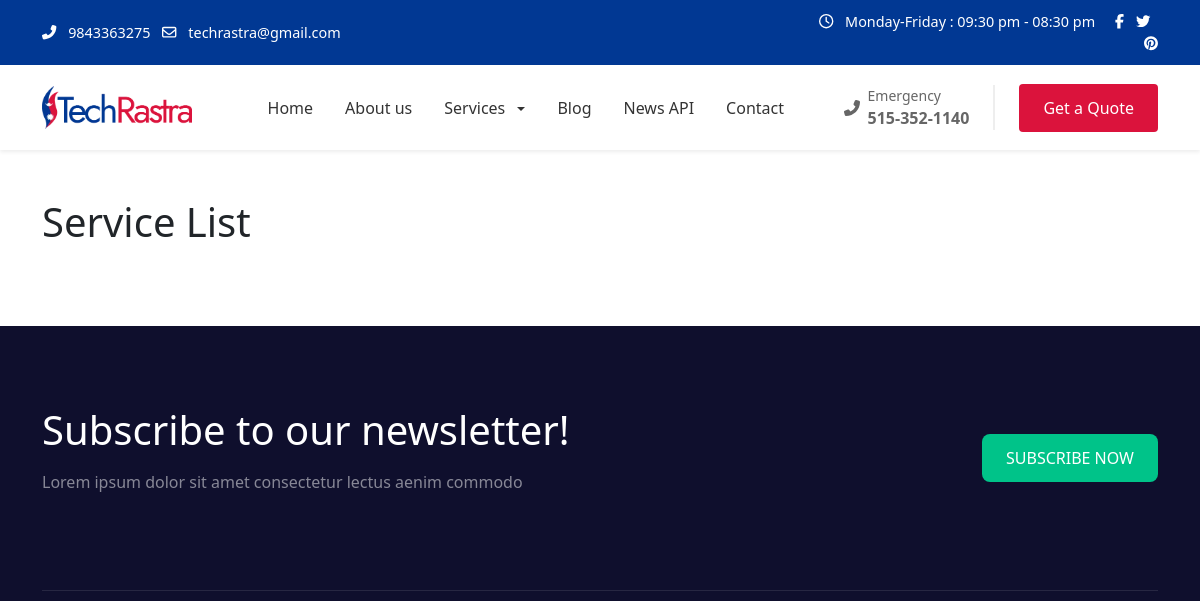
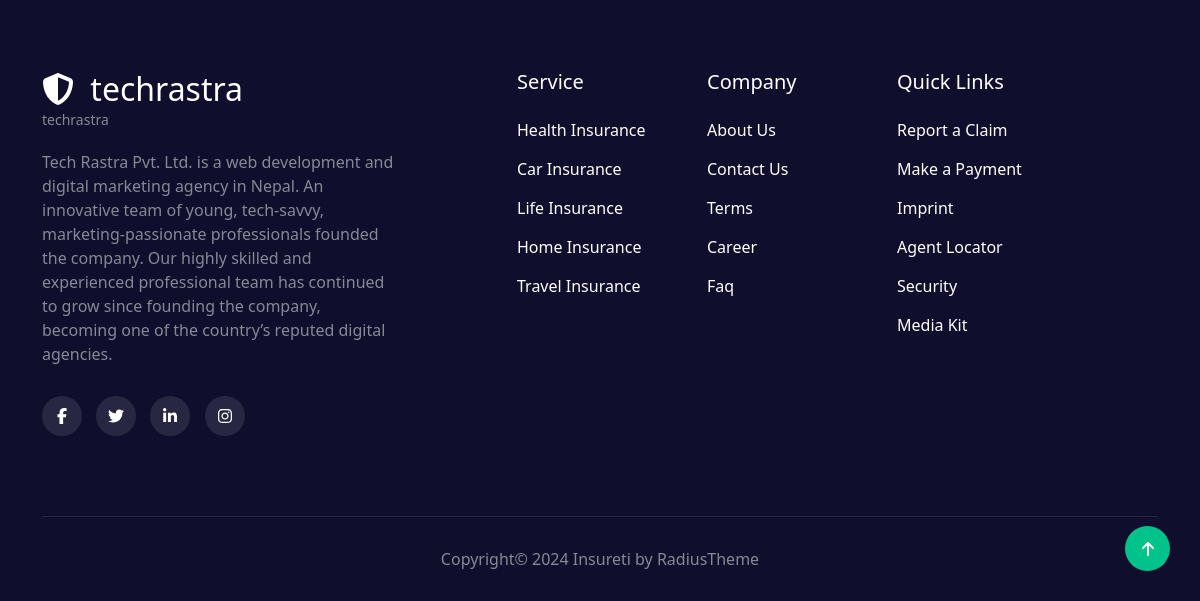
Page /service on the earlier database version (2 pictures, top to bottom).
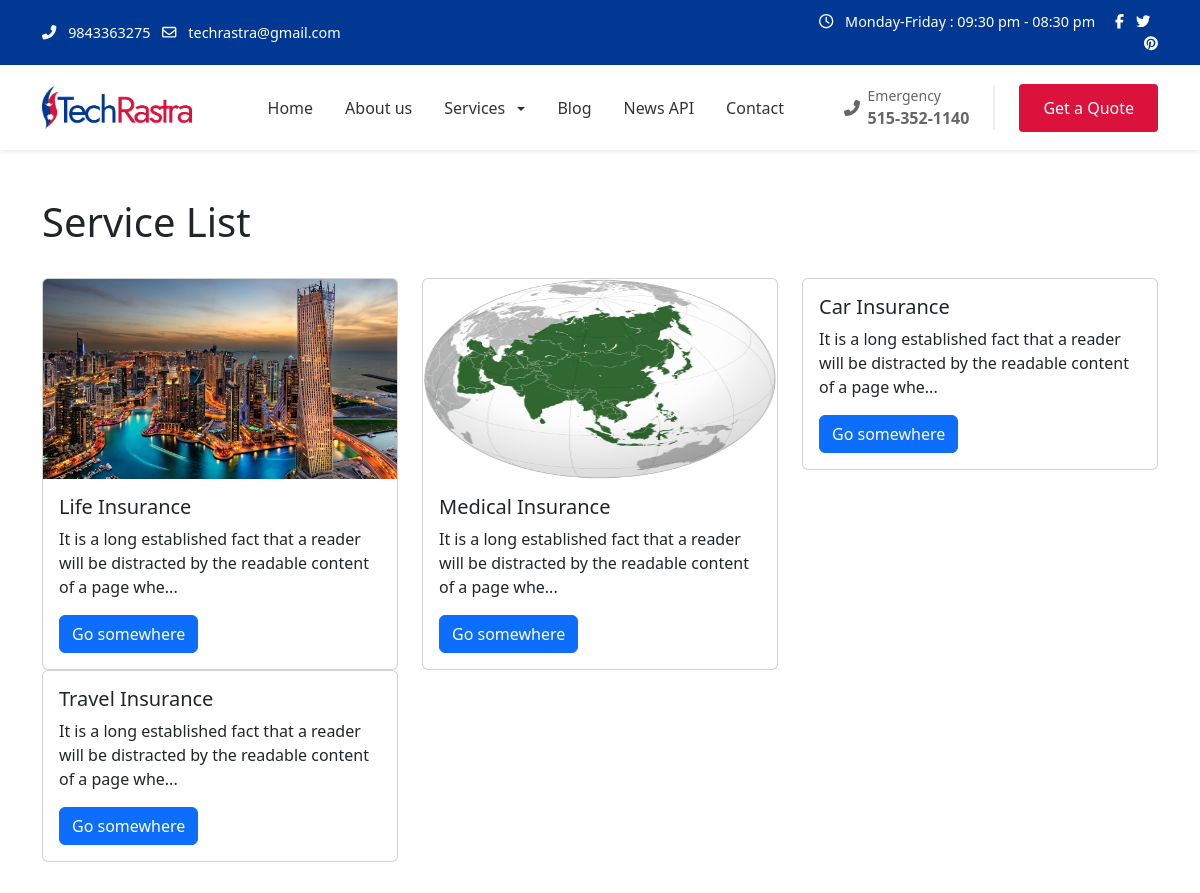
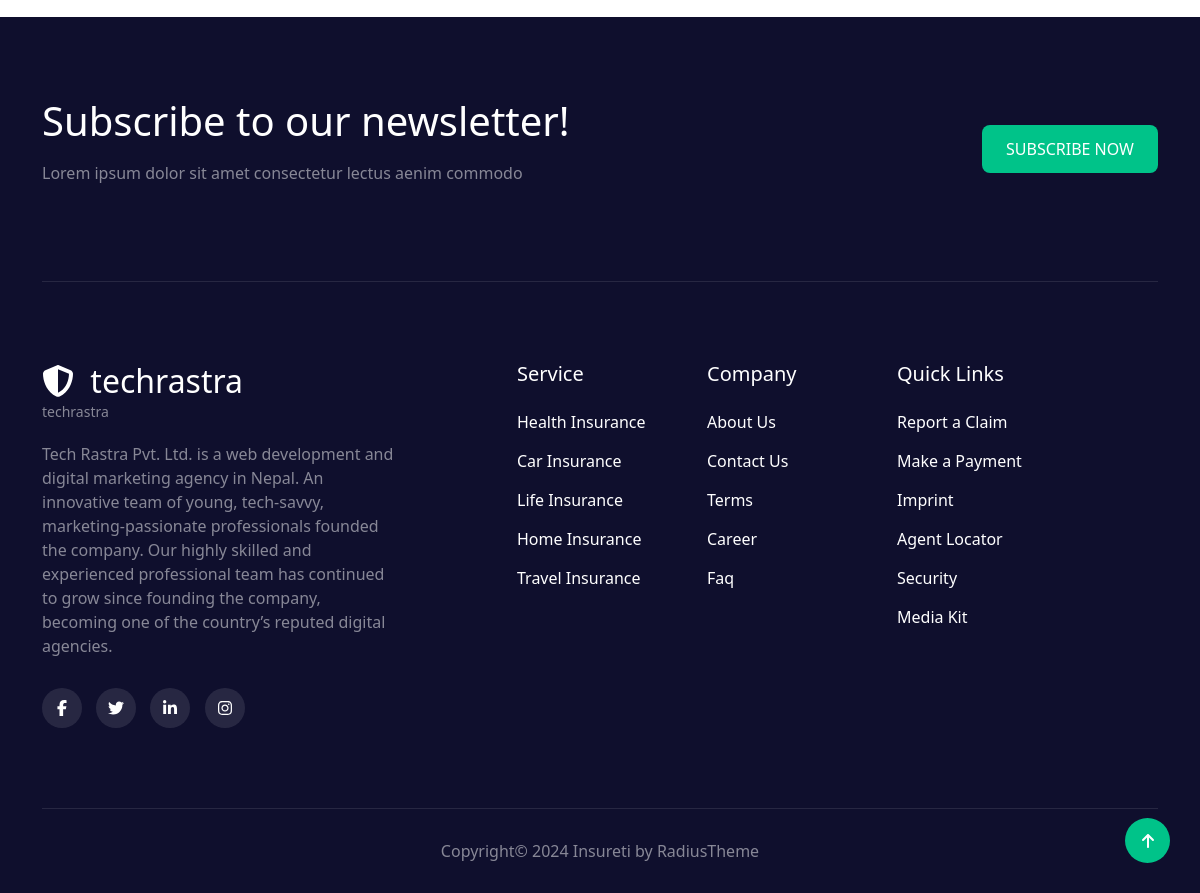
Same page on the later database version (2 pictures, top to bottom).
### website/models.py (models this page shows, shortened)
class Setting(models.Model):
    name = models.CharField(max_length=100)
    slug = models.SlugField(max_length=100, unique=True)
    email = models.EmailField(blank=True, null=True)
    phone = models.CharField(max_length=100, blank=True, null=True)
    address = models.CharField(max_length=100, blank=True, null=True)
    description = models.TextField(blank=True, null=True)
    logo = models.ImageField(upload_to='logo/', blank=True, null=True)
    favicon = models.ImageField(upload_to='favicon/', blank=True, null=True)
    meta_title = models.CharField(max_length=100, blank=True, null=True)
    meta_description = models.TextField(blank=True, null=True)
    meta_keyword = models.TextField(blank=True, null=True)

class Service(models.Model):
    title = models.CharField(max_length=100)
    slug = models.SlugField(max_length=100, unique=True)
    sub_title = models.CharField(max_length=100, blank=True, null=True)
    image = models.ImageField(upload_to='page/', blank=True, null=True)
    summary = models.TextField(blank=True, null=True)
    description = RichTextField(blank=True, null=True)
    meta_title = models.CharField(max_length=100, blank=True, null=True)
    meta_description = models.TextField(blank=True, null=True)
    meta_keyword = models.TextField(blank=True, null=True)
    @property
    def get_limit_summary(self):
        return self.summary[:100] + '...'

### website/views.py (the view)
# urls.py: path('service', views.service_views, name='service'),
def service_views(request):
    data={
            'serviceData': Service.objects.all(),
    }
    return render(request, 'service.html',data)

### website/general.py (called while the page is built)
def global_data(request):
    data={
            'settingData': Setting.objects.first(),
            'menuServiceData': Service.objects.all(),
    }
    return data

### website/templates/service.html
{% extends 'layouts/master.html' %}
{% block content %}
    <div class="container py-5">
        <div class="row">
            <div class="col-md-12 mb-4">
               <h1>Service List</h1>
            </div>
        </div>
        <div class="row">
            {% for service in serviceData %}
            <div class="col-md-4">
                <div class="card">
                    {% if service.image %}
                    <img src="{{service.image.url}}" style="height: 200px;"
                    class="card-img-top" alt="{{service.title}}">
                    {% endif %}
                    <div class="card-body">
                      <h5 class="card-title">
                        {{ service.title }}
                      </h5>
                      <p class="card-text">
                        {{ service.get_limit_summary }}
                      </p>
                      <a href="{% url 'service-details' service.slug %}" class="btn btn-primary">Go somewhere</a>
                    </div>
                  </div>
            </div>
            {% endfor %}
        </div>
    </div>
{% endblock %}

### website/templates/layouts/master.html (shortened to what this page needs)
<!DOCTYPE html>
{% load static %}
<html lang="en">
<head>
    {% load bootstrap5 %}
    {% bootstrap_css %}
    <link href="https://cdnjs.cloudflare.com/ajax/libs/font-awesome/6.5.1/css/all.min.css" rel="stylesheet">
    <link rel="stylesheet" href="{% static 'css/style.css' %}">
</head>
<body>
    {% include 'layouts/header.html' %}
    {% block content %}
    {% endblock %}
    {% include 'layouts/footer.html' %}
</body>
</html>

### website/templates/layouts/header.html (shortened to what this page needs)
    {% load static %}
    <div class="top-bar">
        <div class="container">
            <div class="row align-items-center">
                <div class="col-md-8">
                    {% if settingData %}
                    <a href="tel:{{settingData.phone}}" class="text-white me-2 text-decoration-none">
                        <i class="fas fa-phone-alt me-2"></i>
                            {{ settingData.phone }}
                    </a>
                    {% endif %}
                    <a href="" class="text-white me-2 text-decoration-none">
                        <i class="far fa-envelope me-2"></i>
                        {% if settingData %}
                            {{ settingData.email }}
                        {% else %}
                        info@techrastra.com
                        {% endif %}
                    </a>
                </div>
                <div class="col-md-4 text-end">
                        <span class="me-3">
                            <i class="far fa-clock me-2"></i>
                            Monday-Friday : 09:30 pm - 08:30 pm
                        </span>
                    <a href="#" class="text-white me-2"><i class="fab fa-facebook-f"></i></a>
                    <a href="#" class="text-white me-2"><i class="fab fa-twitter"></i></a>
                    <a href="#" class="text-white"><i class="fab fa-pinterest"></i></a>
                </div>
            </div>
        </div>
    </div>
    <nav class="navbar navbar-expand-lg navbar-light bg-white py-3 shadow-sm sticky-top">
        <div class="container">
            <a class="navbar-brand" href="{% url 'index' %}">
                {% if settingData.logo %}
                    <img src="{{ settingData.logo.url }}" alt="Techrastra">
                {% else %}
                    <img src="{% static 'logo/logo.webp' %}" alt="Techrastra">
                {% endif %}
            </a>
            <div class="collapse navbar-collapse" id="navbarNav">
                <ul class="navbar-nav mx-auto">
                    <li class="nav-item">
                        <a class="nav-link" href="{% url 'index' %}">
                            Home
                        </a>
                    </li>
                    <li class="nav-item">
                        <a class="nav-link" href="{% url 'about-us' %}">
                            About us
                        </a>
                    </li>
                    <li class="nav-item dropdown">
                        <a class="nav-link dropdown-toggle" href="{% url 'service' %}" role="button" data-bs-toggle="dropdown">
                            Services
                        </a>
                    </li>
                    <li class="nav-item">
                        <a class="nav-link" href="{% url 'blog' %}">
                            Blog
                        </a>
                    </li>
                    <li class="nav-item">
                        <a class="nav-link" href="{% url 'api-news' %}">
                            News API
                        </a>
                    </li>
                    <li class="nav-item">
                        <a class="nav-link" href="{% url 'contact' %}">
                            Contact
                        </a>
                    </li>
                </ul>
                <div class="d-flex align-items-center">
                    <div class="emergency-phone me-4">
                        <div class="d-flex align-items-center">
                            <i class="fas fa-phone-alt me-2"></i>
                            <div>
                                <small class="d-block">Emergency</small>
                                <strong>515-352-1140</strong>
                            </div>
                        </div>
                    </div>
                    <a href="{% url 'service' %}" class="btn-quote">Get a Quote</a>
                </div>
            </div>
        </div>
    </nav>

### website/templates/layouts/footer.html
<footer class="footer-section">
    <div class="container">
        <div class="newsletter-section">
            <div class="row align-items-center">
                <div class="col-lg-6">
                    <h2 class="h1 mb-3">Subscribe to our newsletter!</h2>
                    <p class="text-white-50">Lorem ipsum dolor sit amet consectetur lectus aenim commodo</p>
                </div>
                <div class="col-lg-6 text-lg-end">
                    <button class="subscribe-btn">SUBSCRIBE NOW</button>
                </div>
            </div>
        </div>
        <div class="row g-4">
            <div class="col-lg-4">
                <div class="footer-logo">
                    <h3 class="h2 mb-0">
                        <i class="fas fa-shield-alt me-2"></i>
                        {{settingData.name}}
                    </h3>
                    <small class="text-white-50 d-block">
                        {{settingData.name}}
                    </small>
                </div>
                <p class="text-white-50">
                    {{settingData.description | safe}}
                </p>
                <div class="social-links">
                    <a href="#"><i class="fab fa-facebook-f"></i></a>
                    <a href="#"><i class="fab fa-twitter"></i></a>
                    <a href="#"><i class="fab fa-linkedin-in"></i></a>
                    <a href="#"><i class="fab fa-instagram"></i></a>
                </div>
            </div>
            <div class="col-lg-2 offset-lg-1">
                <h5 class="mb-4">Service</h5>
                <ul class="footer-links">
                    <li><a href="#">Health Insurance</a></li>
                    <li><a href="#">Car Insurance</a></li>
                    <li><a href="#">Life Insurance</a></li>
                    <li><a href="#">Home Insurance</a></li>
                    <li><a href="#">Travel Insurance</a></li>
                </ul>
            </div>
            <div class="col-lg-2">
                <h5 class="mb-4">Company</h5>
                <ul class="footer-links">
                    <li><a href="#">About Us</a></li>
                    <li><a href="#">Contact Us</a></li>
                    <li><a href="#">Terms</a></li>
                    <li><a href="#">Career</a></li>
                    <li><a href="#">Faq</a></li>
                </ul>
            </div>
            <div class="col-lg-2">
                <h5 class="mb-4">Quick Links</h5>
                <ul class="footer-links">
                    <li><a href="#">Report a Claim</a></li>
                    <li><a href="#">Make a Payment</a></li>
                    <li><a href="#">Imprint</a></li>
                    <li><a href="#">Agent Locator</a></li>
                    <li><a href="#">Security</a></li>
                    <li><a href="#">Media Kit</a></li>
                </ul>
            </div>
        </div>
        <div class="copyright text-center">
            <p class="mb-0 text-white-50">Copyright© 2024 Insureti by RadiusTheme</p>
        </div>
    </div>
    <a href="#" class="scroll-top">
        <i class="fas fa-arrow-up"></i>
    </a>
</footer>

### static/css/style.css (style rules this page uses)
body { margin: 0; padding: 0; }
.top-bar { background-color: #013893; color: white; font-size: 0.9rem; padding: 11px 27px; }
.navbar-brand img { width: 150px; }
.nav-link { color: #333 !important; font-weight: 500; padding: 0.5rem 1rem !important; }
.emergency-phone { color: #666; border-right: 2px solid #eee; padding-right: 1.5rem; }
.btn-quote { background-color: #db133c; color: white; padding: 0.75rem 1.5rem; border-radius: 4px; text-decoration: none; transition: all 0.3s ease; }
.dropdown-toggle::after { margin-left: 0.5em; vertical-align: middle; }
.footer-section { background-color: #0f0f2d; color: white; padding: 80px 0 0 0; }
.newsletter-section { border-bottom: 1px solid rgba(255, 255, 255, 0.1); padding-bottom: 80px; margin-bottom: 80px; }
.subscribe-btn { background-color: #00c389; border: none; border-radius: 8px; padding: 12px 24px; color: white; font-weight: 500; transition: opacity 0.3s; }
.footer-logo { margin-bottom: 20px; }
.footer-links { list-style: none; padding: 0; }
.footer-links li { margin-bottom: 15px; }
.footer-links a { color: #ffffff; text-decoration: none; transition: opacity 0.3s; }
.social-links { margin-top: 30px; }
.social-links a { display: inline-flex; align-items: center; justify-content: center; width: 40px; height: 40px; background-color: rgba(255, 255, 255, 0.1); border-radius: 50%; margin-right: 10px; color: white; text-decoration: none; transition: background-color 0.3s; }
.copyright { padding: 30px 0; border-top: 1px solid rgba(255, 255, 255, 0.1); margin-top: 80px; }
.scroll-top { position: fixed; bottom: 30px; right: 30px; width: 45px; height: 45px; background-color: #00c389; color: white; border-radius: 50%; display: flex; align-items: center; justify-content: center; text-decoration: none; transition: opacity 0.3s; }

Differences in the rows shown:
added Service: image (picture), title "Life Insurance", get_limit_summary "It is a long established fact that a reader will be distracted by the readable content of a page whe..."
added Service: image (picture), title "Medical Insurance", get_limit_summary "It is a long established fact that a reader will be distracted by the readable content of a page whe..."
added Service: title "Car Insurance", get_limit_summary "It is a long established fact that a reader will be distracted by the readable content of a page whe..."
added Service: title "Travel Insurance", get_limit_summary "It is a long established fact that a reader will be distracted by the readable content of a page whe..."
